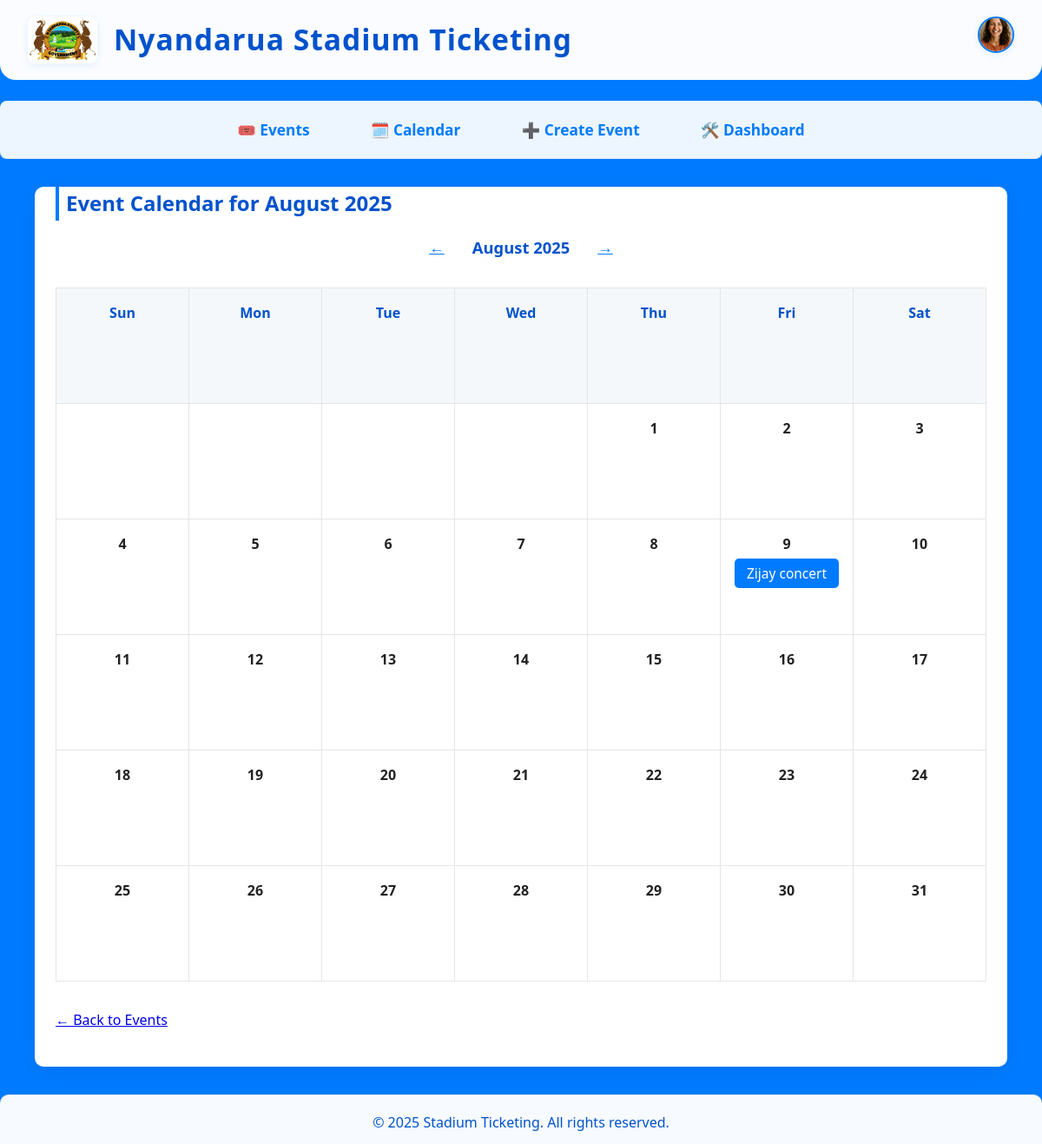
The app's page /events/calendar/?month=8&year=2025 (signed in), older data.
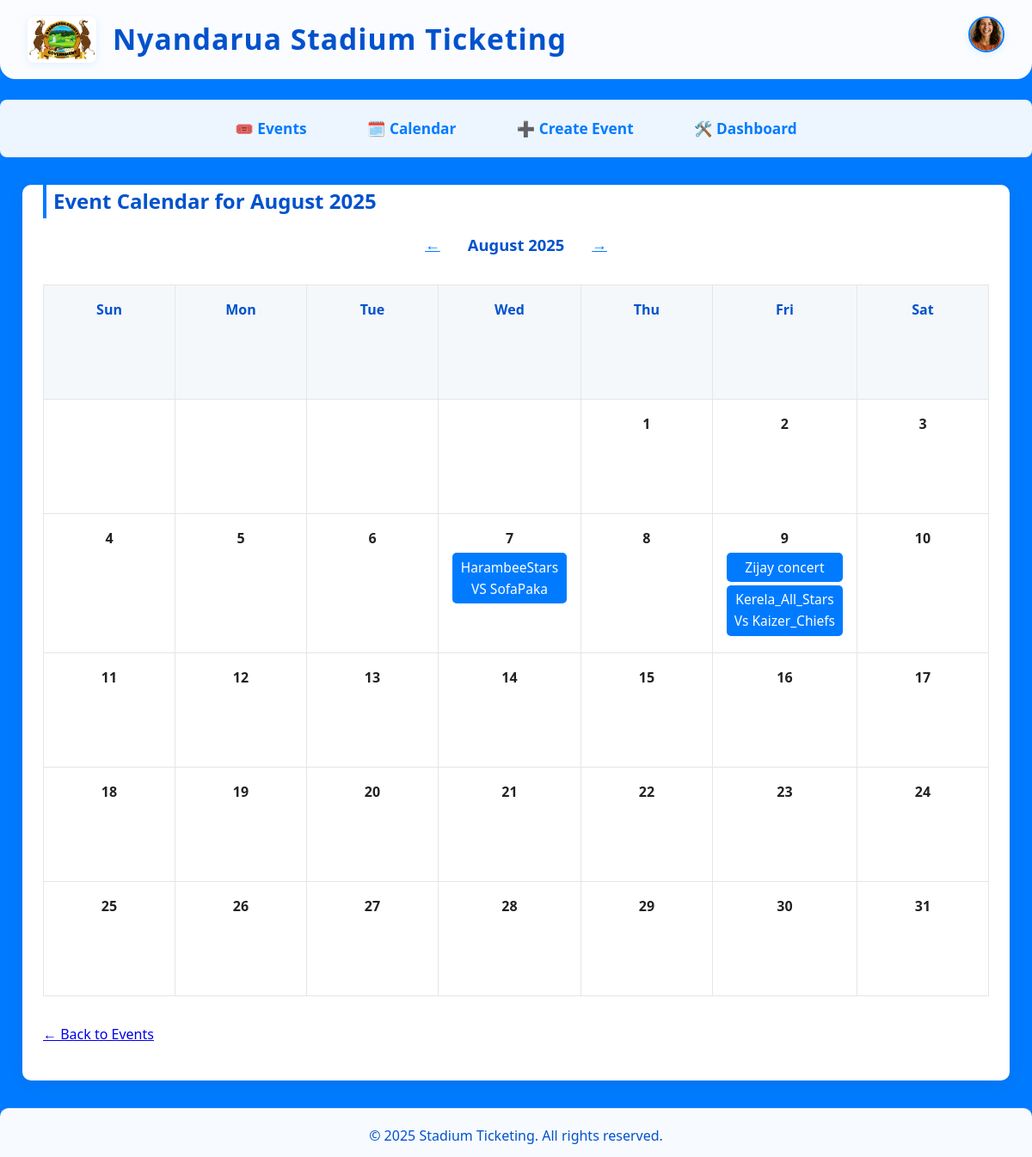
The same page, newer data.
### events/models.py (models this page shows, shortened)
class Event(models.Model):
    EVENT_TYPE_CHOICES = [
        ('sports', 'Sports Events'),
        ('entertainment', 'Entertainment Events'),
        ('civic', 'Civic and Political Events'),
        ('educational', 'Educational and Institutional Events'),
        ('corporate', 'Corporate and Business Events'),
        ('religious', 'Religious and Spiritual Events'),
        ('recreational', 'Recreational and Community Events'),
        ('esports', 'E-sports and Virtual Events'),
    ]
    SPORTS_TYPE_CHOICES = [
        ('football', 'Football'),
        ('basketball', 'Basketball'),
        ('athletics', 'Athletics'),
        ('rugby', 'Rugby'),
        ('tennis', 'Tennis'),
    ]
    LEAGUE_CHOICES = [
        ('premier_league', 'Premier League'),
        ('national_league', 'National League'),
        ('champions_league', 'Champions League'),
    ]
    name = models.CharField(max_length=200)
    date = models.DateTimeField()
    location = models.CharField(max_length=200)
    description = models.TextField(blank=True)
    thumbnail = models.ImageField(upload_to='event_thumbnails/', blank=True, null=True)
    event_type = models.CharField(max_length=32, choices=EVENT_TYPE_CHOICES, default='sports')
    sport_type = models.CharField(max_length=32, choices=SPORTS_TYPE_CHOICES, blank=True, null=True)
    league = models.CharField(max_length=32, choices=LEAGUE_CHOICES, blank=True, null=True)

### events/views.py (the view)
# urls.py: path('calendar/', views.event_calendar, name='event_calendar'),
def event_calendar(request):
    today = date.today()
    year = int(request.GET.get('year', today.year))
    month = int(request.GET.get('month', today.month))
    month_name = calendar.month_name[month]
    week_days = ['Sun', 'Mon', 'Tue', 'Wed', 'Thu', 'Fri', 'Sat']
    cal = calendar.Calendar()
    month_days = cal.monthdatescalendar(year, month)
    calendar_matrix = []
    for week in month_days:
        week_list = []
        for day in week:
            day_events = Event.objects.filter(date__date=day) if day.month == month else []
            week_list.append({
                'day': day.day if day.month == month else '',
                'events': day_events
            })
        calendar_matrix.append(week_list)
    context = {
        'month': month,  # <-- Add this line
        'month_name': month_name,
        'year': year,
        'week_days': week_days,
        'calendar': calendar_matrix,
        'calendar_module': calendar,  # If you want to use calendar.month_name in template
    }
    return render(request, 'events/event_calendar.html', context)

### events/templates/events/event_calendar.html (shortened to what this page needs)
{% extends "base.html" %}
{% load static %}
{% block content %}
<div class="section">
    <h2>Event Calendar for {{ month_name }} {{ year }}</h2>
    <div class="calendar-nav">
        {% with prev_month=month|add:"-1" next_month=month|add:"1" %}
            {% if month == 1 %}
                <a href="?month=12&year={{ year|add:"-1" }}">&larr; {{ "December" }}</a>
            {% else %}
                <a href="?month={{ month|add:"-1" }}&year={{ year }}">&larr; {{ calendar.month_name|slice:month|last }}</a>
            {% endif %}
            <span>{{ month_name }} {{ year }}</span>
            {% if month == 12 %}
                <a href="?month=1&year={{ year|add:"1" }}">{{ "January" }} &rarr;</a>
            {% else %}
                <a href="?month={{ month|add:"1" }}&year={{ year }}">{{ calendar.month_name|slice:next_month|last }} &rarr;</a>
            {% endif %}
        {% endwith %}
    </div>
    <div class="calendar-container">
        <table class="calendar-table">
            <thead>
                <tr>
                    {% for day in week_days %}
                    <th>{{ day }}</th>
                    {% endfor %}
                </tr>
            </thead>
            <tbody>
                {% for week in calendar %}
                <tr>
                    {% for day in week %}
                    <td>
                        {% if day.day %}
                            <div><strong>{{ day.day }}</strong></div>
                            {% for event in day.events %}
                                <a href="{% url 'event_detail' event.id %}" class="calendar-event">{{ event.name }}</a>
                            {% endfor %}
                        {% endif %}
                    </td>
                    {% endfor %}
                </tr>
                {% endfor %}
            </tbody>
        </table>
    </div>
    <div style="margin-top:2rem;">
        <a href="{% url 'event_list' %}">&larr; Back to Events</a>
    </div>
</div>
{% endblock %}

Row changes from the older to the newer data that the page shows:
added Event: name "HarambeeStars VS SofaPaka", shown under "7"
added Event: name "Kerela_All_Stars Vs Kaizer_Chiefs", shown under "9"
